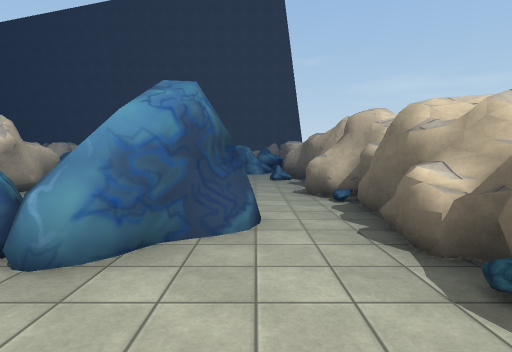
view 1 (above)

24 first-person views from a walk through a 3-D level made in the Unity game engine. The camera is 1.5 m above the floor, tilts 4° down and sees 80° across. The floor is counted in squares, 2 m on a side. Each view is taken from the middle of a square. On the plan, view 1 faces up. The plan holds only what a view shows up to about 10 squares ahead; the rest is blank. The place goes on beyond the plan. Some animated figures are left out. Some surface patterns are stand-ins.

view 2
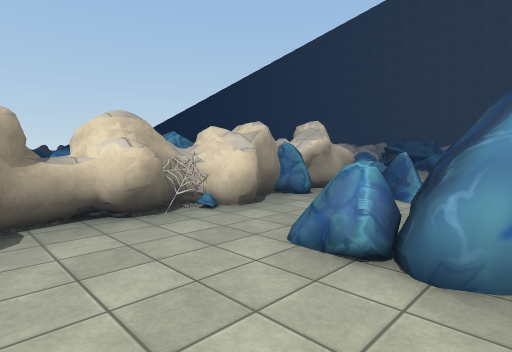

view 3
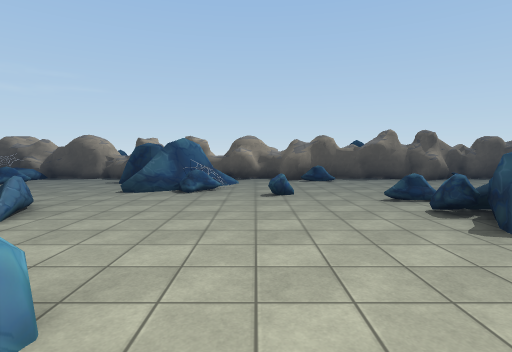

view 4
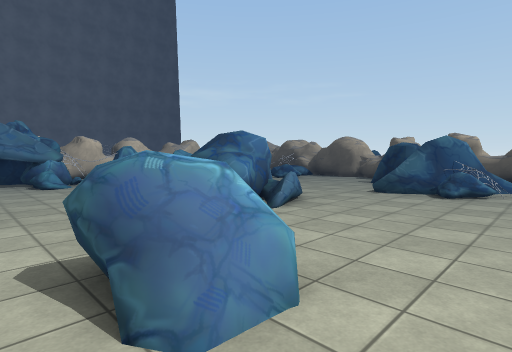

view 5
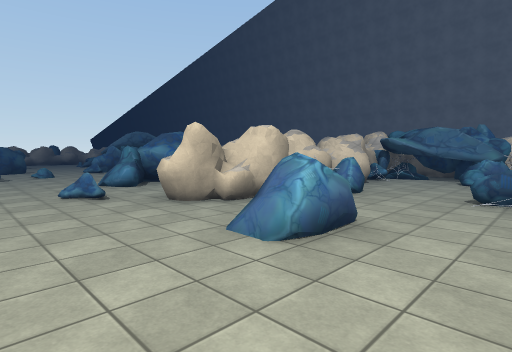

view 6
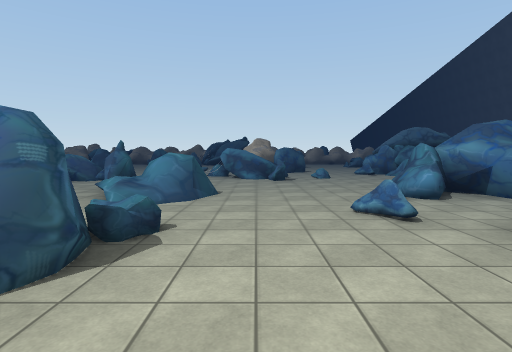

view 7
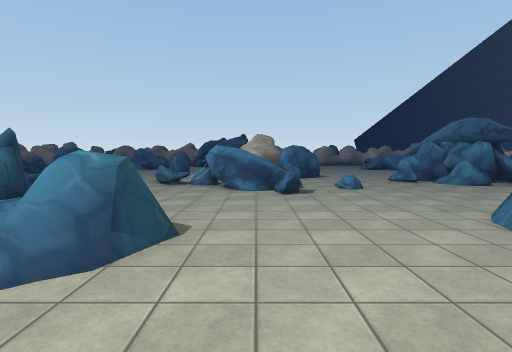

view 8
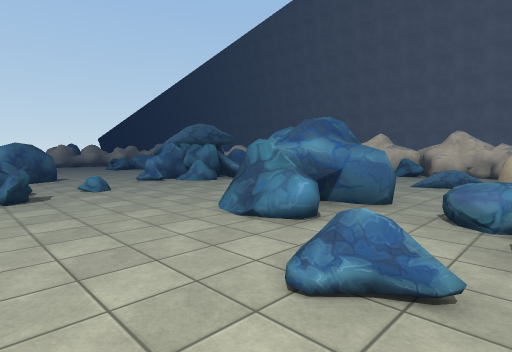

view 9
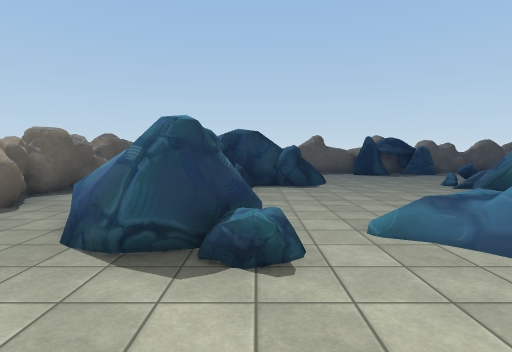

view 10
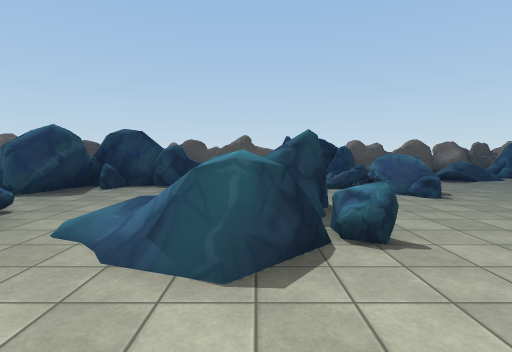

view 11
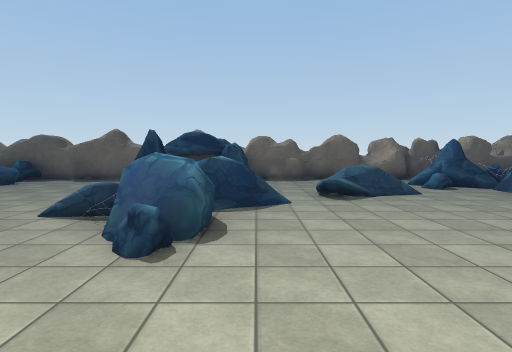

view 12
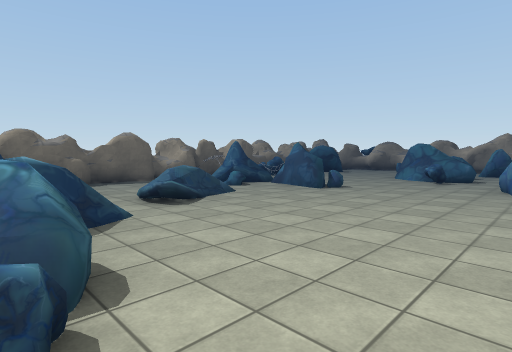

view 13
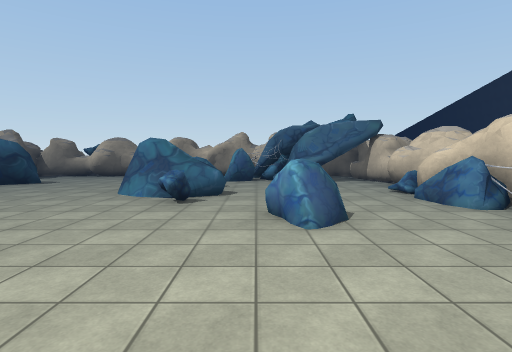

view 14
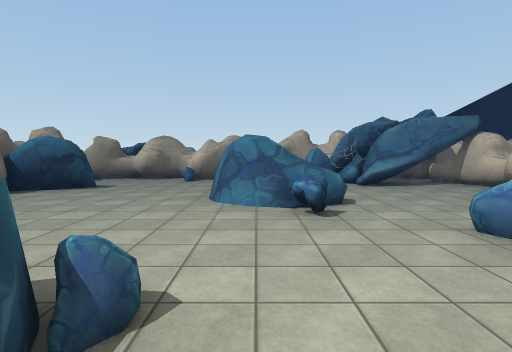

view 15
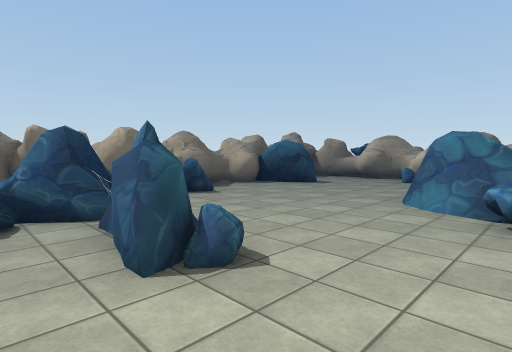

view 16
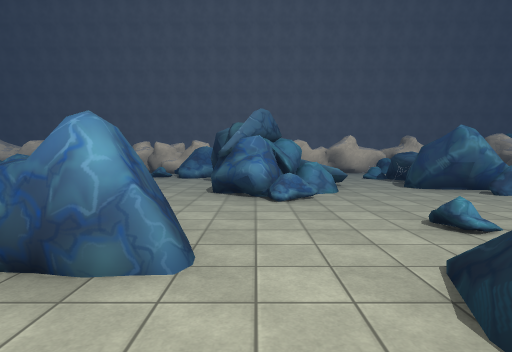

view 17
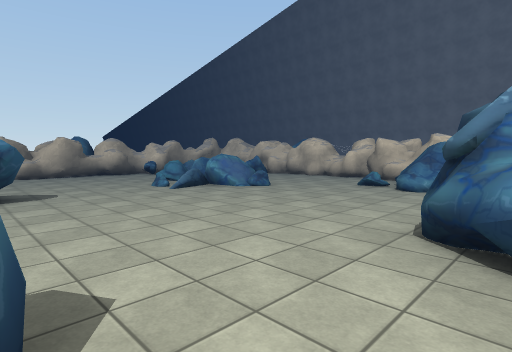

view 18
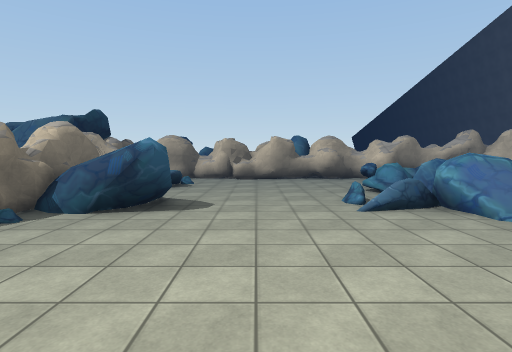

view 19
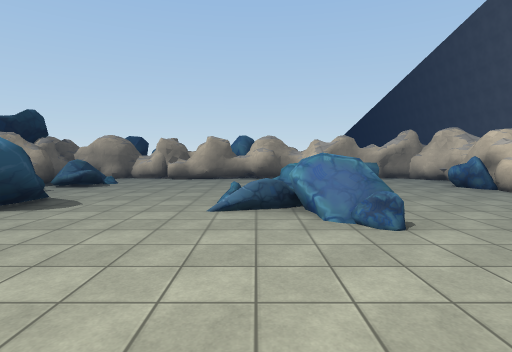

view 20
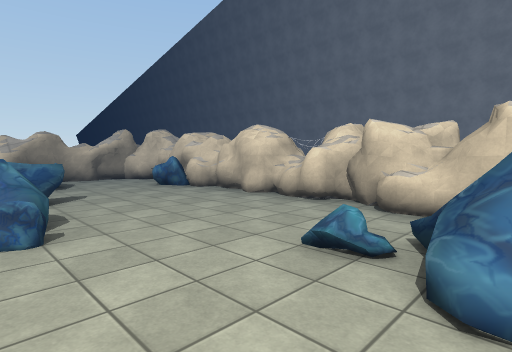

view 21
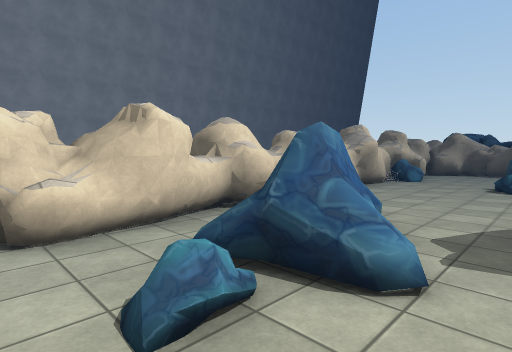

view 22
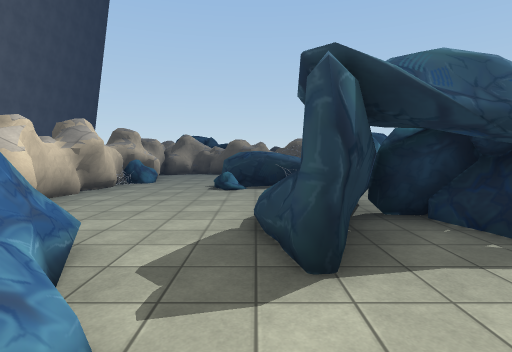

view 23
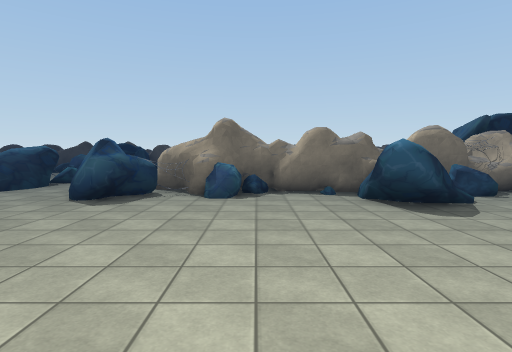

view 24
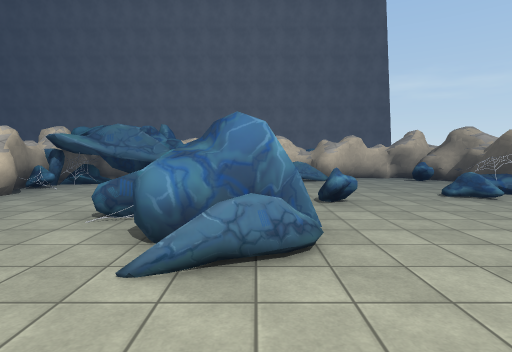

### Floor plan
Key: @ floor where view 1 was taken; # wall or solid block; . main floor; : floor 0.25 m higher than the main floor; + floor 0.5 m higher than the main floor; / step, stairs or slope; = window, fence, low wall or low ledge; ^ raised ledge; O other object.
Columns run from 31 left of view 1 to 2 right of it. Each row starts with its distance up from view 1.
 23       ^
 22  ########################## ######
 21 ##.O#....###.#..OO#.  OOOO# O#..O#
 20 #.........OO.........  OOOO .....#
 19 #OO......OO..........#OOOOOO....O#
 18 ##..O......OO/..O..O ##...  ....O^
 17 #O..OOOO....O /.OO.. #....  O..O.#
 16 #....OO.....OO/.OOO..# O.OOO.....#
 15 #..........OOO...OOO.##...OO.....#
 14 #............O...OOOOO#....O...OO#
 13 #.................OO.##.O.....OO #
 12 #=OO.OO....O..+.....O...O....OOO##
 11 ##O#OO#.O#OO..:O.............O..##
 10 ###########..OO.................##
  9 ###.#OOO.   .OO...O/.O......O...O#
  8 OOO.......  .+...OO /OOO. OO/....#
  7 #OOO...OO....O...OO..O...##O  ...#
  6 #OO....O.......O.........## O ..##
  5 #.O.OOO........OO.....OO #O..  ..#
  4 #   OO.........OO....OOO ##...O..#
  3 #........O....OOO..OOOO  ##..OOO.#
  2 #O.......O.OO......O.O   ##..OO..#
  1 #........OO .........    ##......
  0 #..O..O.OO  ....OO...O    # ...@
 -1 #..O#.###O.....O# ...O
 -2    ##################

Where each view was taken, in squares from view 1:
view 1: 0 up, 0 right, facing up
view 2: 0 up, 1 left, facing up-left
view 3: 11 up, 8 left, facing right
view 4: 11 up, 8 left, facing up-right
view 5: 10 up, 5 left, facing up-left
view 6: 10 up, 7 left, facing left
view 7: 10 up, 10 left, facing left
view 8: 10 up, 10 left, facing up-left
view 9: 11 up, 10 left, facing down
view 10: 11 up, 13 left, facing down
view 11: 8 up, 17 left, facing down
view 12: 7 up, 16 left, facing down-left
view 13: 6 up, 20 left, facing left
view 14: 4 up, 21 left, facing left
view 15: 5 up, 21 left, facing down-left
view 16: 9 up, 19 left, facing up
view 17: 12 up, 19 left, facing up-left
view 18: 14 up, 21 left, facing left
view 19: 16 up, 21 left, facing left
view 20: 17 up, 21 left, facing up-left
view 21: 18 up, 23 left, facing up-right
view 22: 18 up, 22 left, facing right
view 23: 17 up, 23 left, facing down
view 24: 12 up, 4 left, facing up
